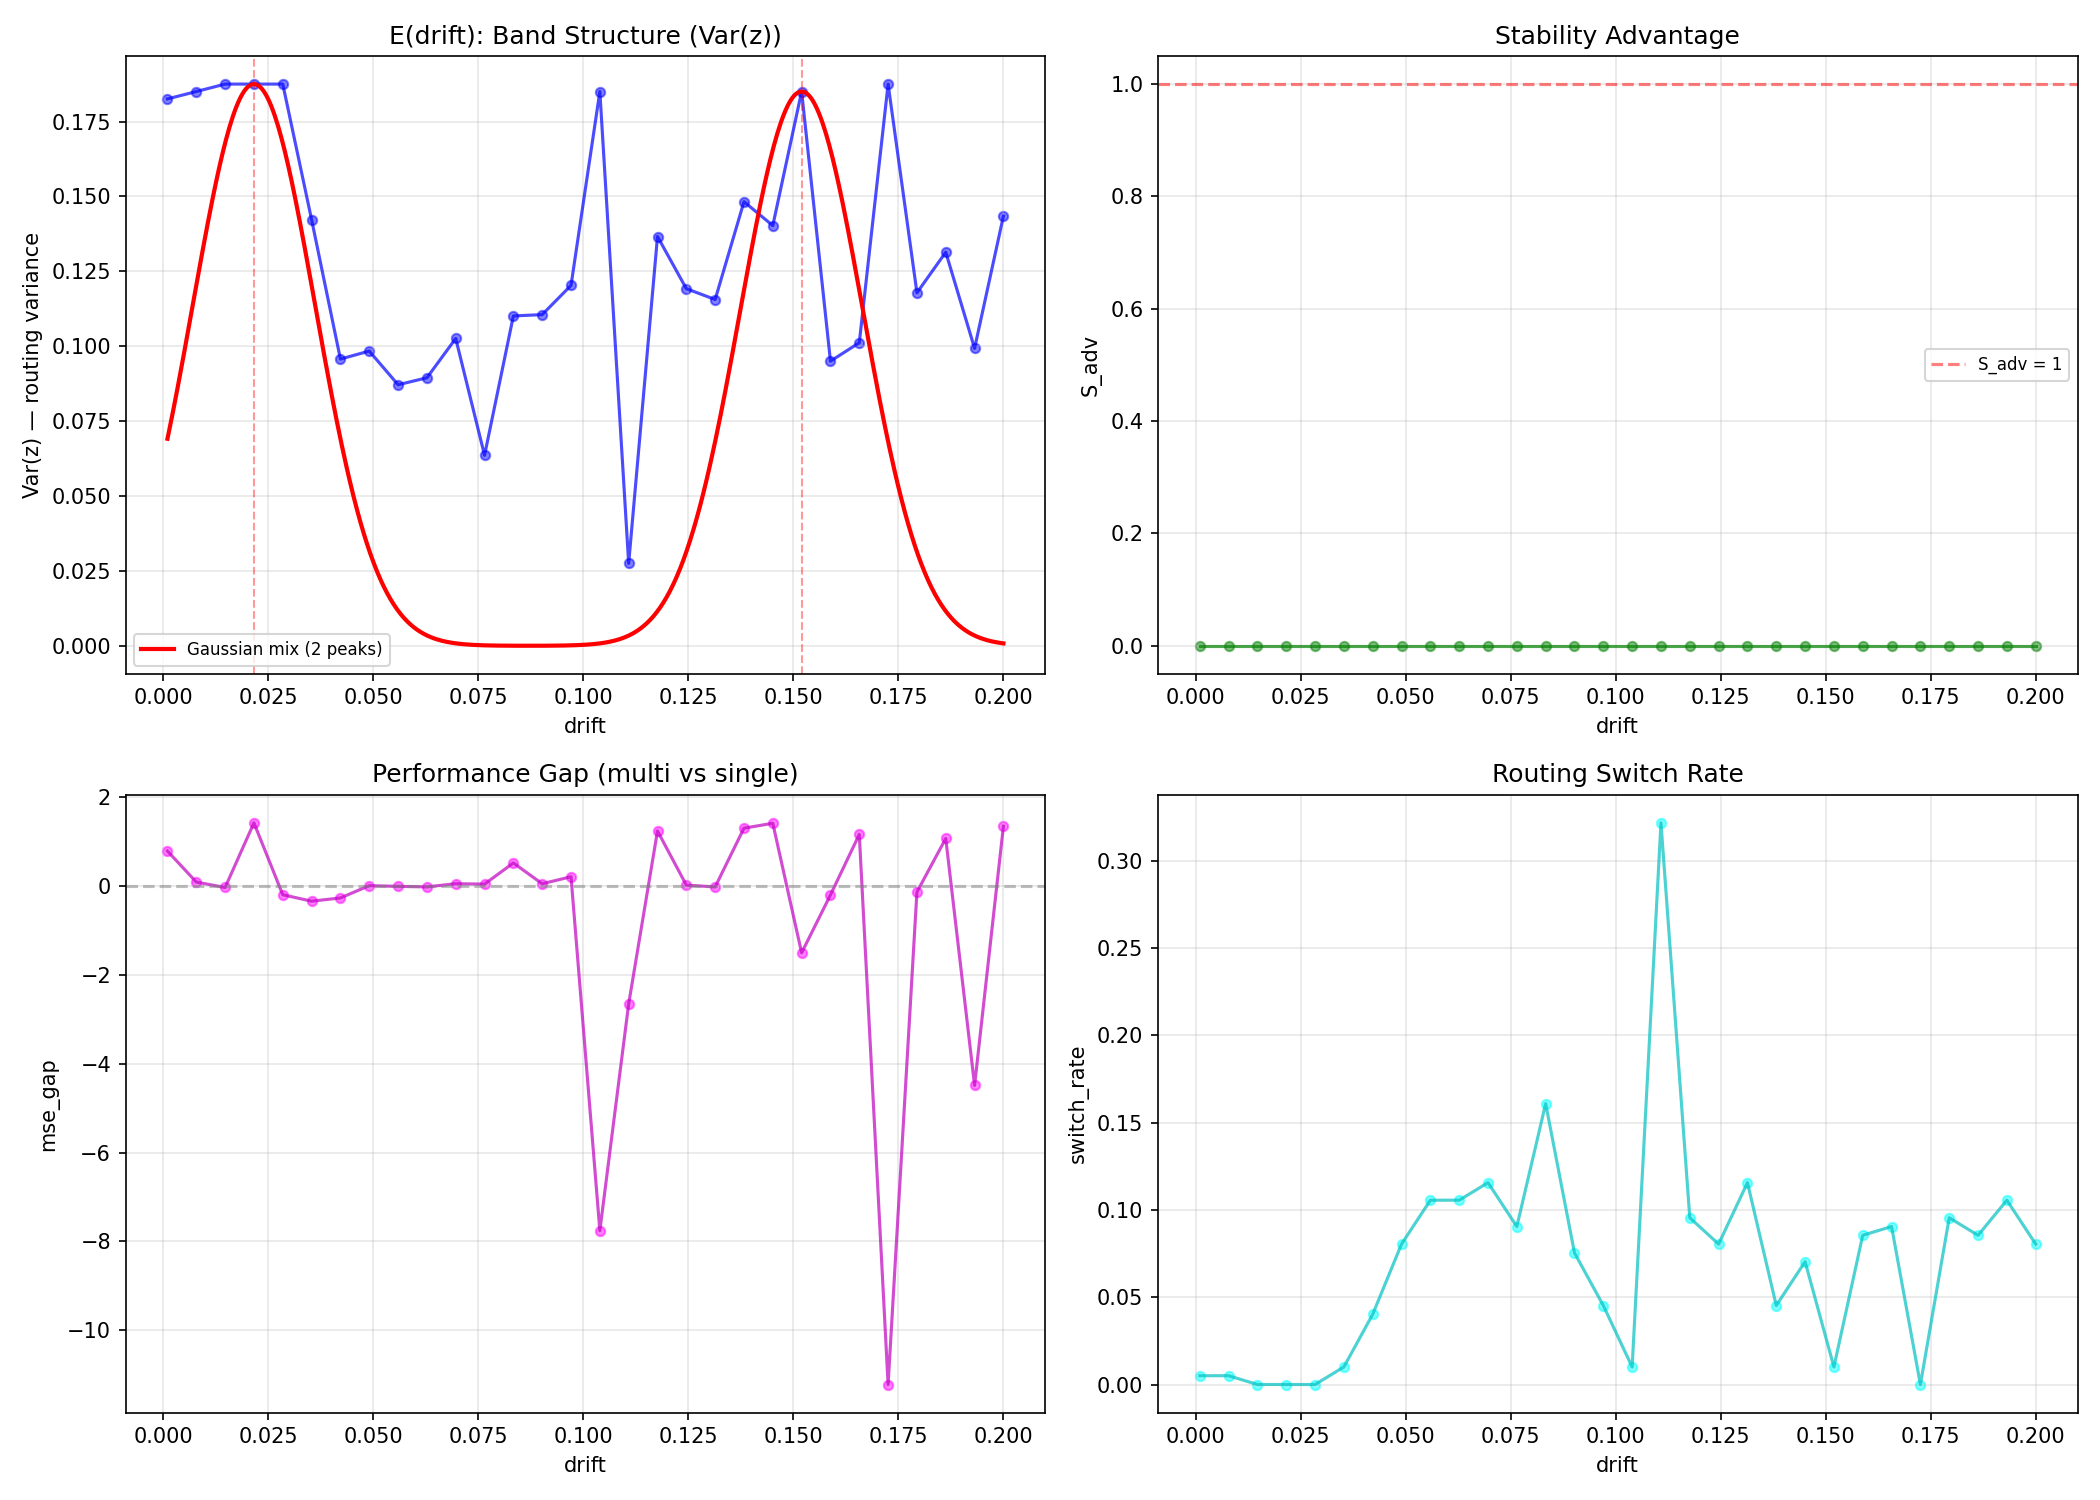

Write the Python code that produced this figure.
"""
E(drift) — Band structure emergence function.

Dense drift sweep → compute structural metrics → fit Gaussian mixtures.

Key metric: M = Var(z) — variance of routing weights over time,
measuring how strongly the model differentiates between experts.
"""
import json
import numpy as np
import matplotlib.pyplot as plt

from experiment10 import run_triplet


KAPPA = 1.0
SEEDS = (42,)
DRIFT_LIST = list(np.linspace(0.001, 0.2, 30))


def compute_structural_metrics(triplet):
    """Extract structural indicators from experiment results."""
    det = triplet["det"]
    seeds = det.get("seeds", [])
    if not seeds:
        return None

    s = seeds[0]
    z_history = s.get("z_history", [])

    metrics = {}

    if z_history:
        z_arr = np.array([z[:4] if len(z) >= 4 else np.pad(z, (0, 4 - len(z)))
                          for z in z_history])
        K_eff = (z_arr > 0.01).sum(axis=0)
        K_used = int(np.sum(K_eff > 5))

        z_flat = z_arr.mean(axis=0)
        ent = -np.sum(z_flat * np.log(z_flat + 1e-8))
        max_ent = np.log(len(z_flat))
        norm_ent = ent / max_ent if max_ent > 0 else 0

        var_z = float(np.var(z_arr.mean(axis=0)))
        max_z = float(np.max(z_arr.mean(axis=0)))
        switch_rate = det.get("switch_rate_mean", 0)

        metrics["var_z"] = var_z
        metrics["max_z"] = max_z
        metrics["K_used"] = K_used
        metrics["entropy"] = float(norm_ent)
        metrics["switch_rate"] = float(switch_rate)
        metrics["mse_gap"] = det.get("mse_gap_mean", 0)
        metrics["S_adv"] = det.get("S_adv", 0)
        metrics["oracle_mse"] = det.get("oracle_mse_mean", 0)
        metrics["large_mse"] = det.get("test_large_mean", 0)

    return metrics


def run_dense_drift_sweep(drift_list, output_file="band_structure_raw.json"):
    results = []
    for i, drift in enumerate(drift_list):
        print(f"\r[{i+1}/{len(drift_list)}] drift={drift:.4f} ...", end="", flush=True)
        triplet = run_triplet(
            kappa=KAPPA, drift=drift,
            K_budget=4, expert_hidden=2, gating_hidden=8,
            train_steps=800, test_steps=200,
            seeds=SEEDS,
            inertia=0.0,
        )
        m = compute_structural_metrics(triplet)
        if m:
            m["drift"] = float(drift)
            results.append(m)
        if (i + 1) % 5 == 0:
            with open(output_file, "w") as f:
                json.dump(results, f, indent=1)
            print(f"  [saved {len(results)}]")
    print()

    with open(output_file, "w") as f:
        json.dump(results, f, indent=1)
    print(f"Saved {len(results)} points to {output_file}")
    return results


def fit_gaussian_mixture(drifts, M_values, max_peaks=5):
    """Fit sum of Gaussians to M(drift) using peak detection."""
    sigma_smooth = max(2.0, len(drifts) * 0.05)
    window = int(4 * sigma_smooth)
    if window < 2:
        window = 2
    kernel = np.exp(-0.5 * (np.arange(-window, window + 1) / sigma_smooth)**2)
    kernel /= kernel.sum()
    smoothed = np.convolve(M_values, kernel, mode='same')
    peaks = []
    n = len(smoothed)
    for i in range(1, n - 1):
        if smoothed[i] > smoothed[i-1] and smoothed[i] > smoothed[i+1]:
            if smoothed[i] > np.mean(smoothed) + 0.3 * np.std(smoothed):
                peaks.append(i)

    if len(peaks) > max_peaks:
        heights = [(smoothed[p], p) for p in peaks]
        heights.sort(reverse=True)
        peaks = [h[1] for h in heights[:max_peaks]]

    peaks.sort()

    fit_params = []
    for p in peaks:
        d_i = drifts[p]
        a_i = M_values[p]
        sigma_i = (drifts[-1] - drifts[0]) * 0.05
        window = max(3, int(0.02 * n))
        lo = max(0, p - window)
        hi = min(n, p + window)
        local_y = M_values[lo:hi]
        local_x = drifts[lo:hi]
        if len(local_y) > 1:
            half_max = a_i / 2
            above = np.where(local_y > half_max)[0]
            if len(above) >= 2:
                sigma_i = (local_x[above[-1]] - local_x[above[0]]) / (2 * np.sqrt(2 * np.log(2)))
        fit_params.append((d_i, a_i, max(sigma_i, 0.005)))

    return fit_params


def plot_band_structure(drifts, metrics_list, fit_params, output="band_structure.png"):
    M = np.array([m["var_z"] for m in metrics_list])
    S = np.array([m["S_adv"] for m in metrics_list])
    mse_gap = np.array([m["mse_gap"] for m in metrics_list])
    switch_rate = np.array([m["switch_rate"] for m in metrics_list])

    fig, axes = plt.subplots(2, 2, figsize=(14, 10))

    # Panel 1: Var(z) — main structural indicator
    ax = axes[0, 0]
    ax.plot(drifts, M, 'b-', linewidth=1.5, alpha=0.7)
    ax.scatter(drifts, M, c='blue', s=20, alpha=0.5)
    if fit_params:
        d_fine = np.linspace(drifts[0], drifts[-1], 500)
        M_fit = np.zeros_like(d_fine)
        for d_i, a_i, sigma_i in fit_params:
            M_fit += a_i * np.exp(-(d_fine - d_i)**2 / (2 * sigma_i**2))
            ax.axvline(x=d_i, color='red', linestyle='--', alpha=0.4, linewidth=1)
        ax.plot(d_fine, M_fit, 'r-', linewidth=2, label=f'Gaussian mix ({len(fit_params)} peaks)')
    ax.set_xlabel('drift')
    ax.set_ylabel('Var(z) — routing variance')
    ax.set_title('E(drift): Band Structure (Var(z))')
    ax.legend(fontsize=8)
    ax.grid(True, alpha=0.3)

    # Panel 2: S_adv
    ax = axes[0, 1]
    ax.plot(drifts, S, 'g-', linewidth=1.5, alpha=0.7)
    ax.scatter(drifts, S, c='green', s=20, alpha=0.5)
    ax.axhline(y=1.0, color='red', linestyle='--', alpha=0.5, label='S_adv = 1')
    ax.set_xlabel('drift')
    ax.set_ylabel('S_adv')
    ax.set_title('Stability Advantage')
    ax.legend(fontsize=8)
    ax.grid(True, alpha=0.3)

    # Panel 3: mse_gap
    ax = axes[1, 0]
    ax.plot(drifts, mse_gap, 'm-', linewidth=1.5, alpha=0.7)
    ax.scatter(drifts, mse_gap, c='magenta', s=20, alpha=0.5)
    ax.axhline(y=0, color='gray', linestyle='--', alpha=0.5)
    ax.set_xlabel('drift')
    ax.set_ylabel('mse_gap')
    ax.set_title('Performance Gap (multi vs single)')
    ax.grid(True, alpha=0.3)

    # Panel 4: switch_rate
    ax = axes[1, 1]
    ax.plot(drifts, switch_rate, 'c-', linewidth=1.5, alpha=0.7)
    ax.scatter(drifts, switch_rate, c='cyan', s=20, alpha=0.5)
    ax.set_xlabel('drift')
    ax.set_ylabel('switch_rate')
    ax.set_title('Routing Switch Rate')
    ax.grid(True, alpha=0.3)

    plt.tight_layout()
    plt.savefig(output, dpi=150)
    plt.close()
    print(f"Band structure plot saved to {output}")


if __name__ == "__main__":
    print("=" * 60)
    print("E(drift) — Band Structure Emergence Function")
    print(f"Dense sweep: {len(DRIFT_LIST)} drift values in [{DRIFT_LIST[0]:.4f}, {DRIFT_LIST[-1]:.4f}]")
    print("=" * 60)

    results = run_dense_drift_sweep(DRIFT_LIST)

    drifts = np.array([r["drift"] for r in results])
    M_varz = np.array([r["var_z"] for r in results])

    fit_params = fit_gaussian_mixture(drifts, M_varz)

    print(f"\nDetected {len(fit_params)} emergence windows:")
    for i, (d_i, a_i, sigma_i) in enumerate(fit_params):
        print(f"  Window {i+1}: center={d_i:.4f}  amplitude={a_i:.4f}  width={sigma_i:.4f}")

    plot_band_structure(drifts, results, fit_params)

    export = {
        "n_points": len(results),
        "windows": [
            {"center": float(d), "amplitude": float(a), "sigma": float(s)}
            for d, a, s in fit_params
        ],
        "raw": results,
    }
    with open("band_structure_fit.json", "w") as f:
        json.dump(export, f, indent=1)
    print("Fit saved to band_structure_fit.json")
